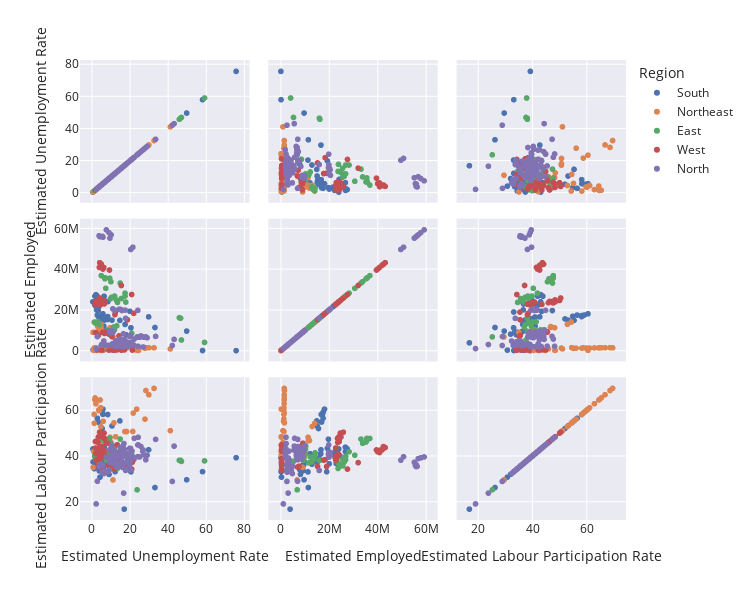

Notebook source saved alongside this figure:
### Markdown cell above
*Scatter matrix cosidering the employed and unemployed rates*

### Code cell
fig = px.scatter_matrix(df,template='seaborn',dimensions=['Estimated Unemployment Rate', 'Estimated Employed',
                                                        'Estimated Labour Participation Rate'],color='Region',width=750, height=600)

fig.show()
